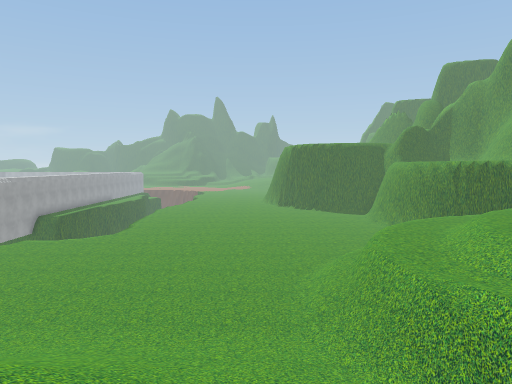
view 1 (above)

24 first-person views from a walk through a 3-D level made in the Unity game engine. The camera is 1.3 m above the floor, tilts 4° down and sees 70° across. The floor is counted in squares, 2 m on a side. Each view is taken from the middle of a square. On the plan, view 1 faces up. The plan holds only what a view shows up to about 11 squares ahead; the rest is blank. The place goes on beyond the plan. Some animated figures are left out. Some surface patterns are stand-ins.

view 2
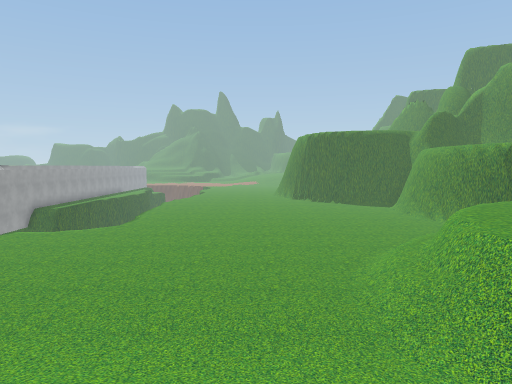

view 3
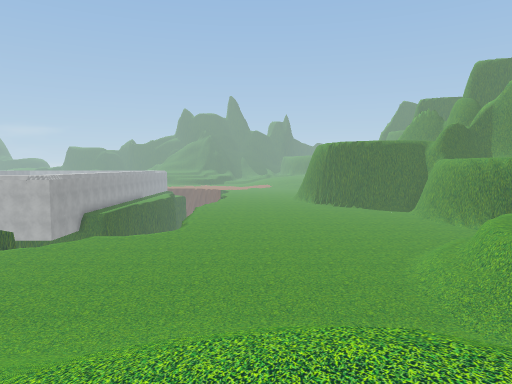

view 4
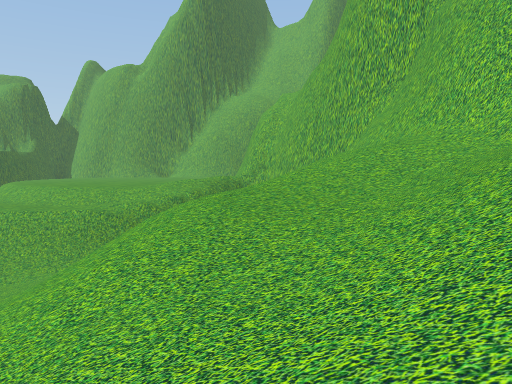

view 5
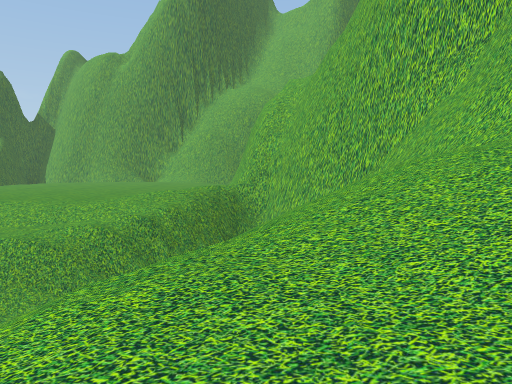

view 6
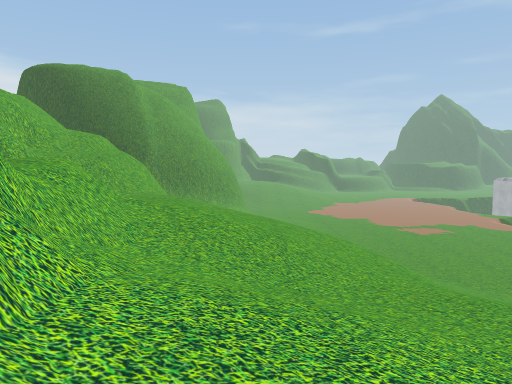

view 7
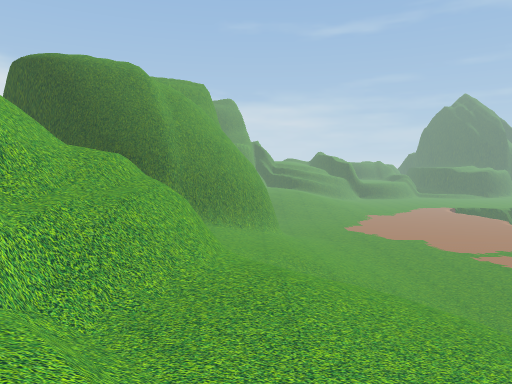

view 8
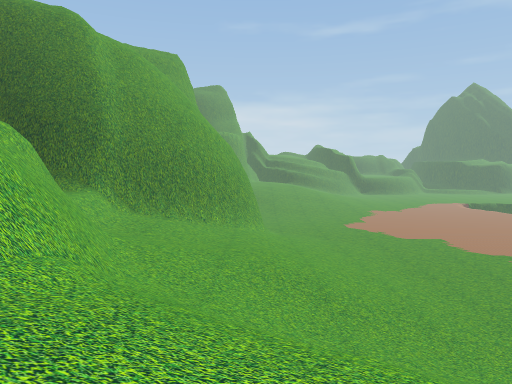

view 9
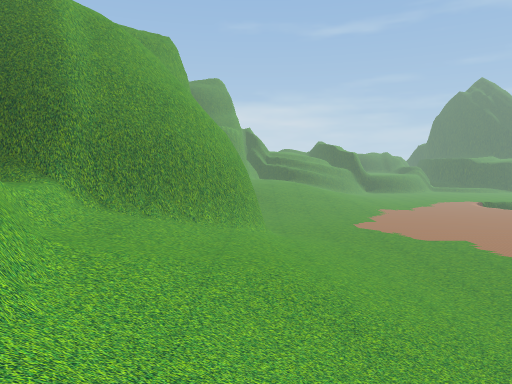

view 10
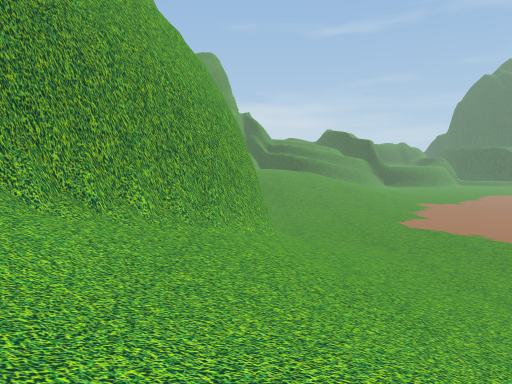

view 11
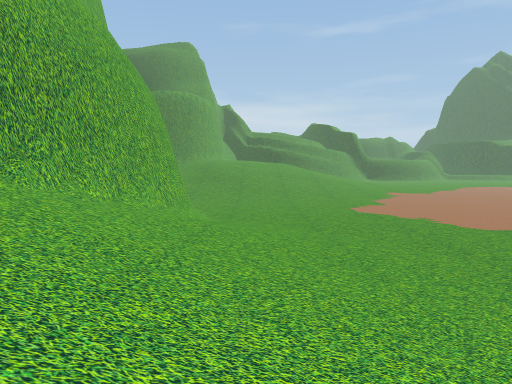

view 12
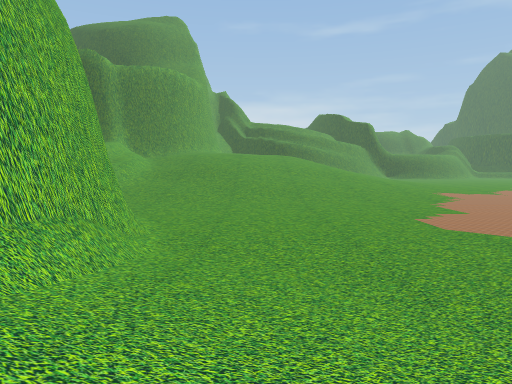

view 13
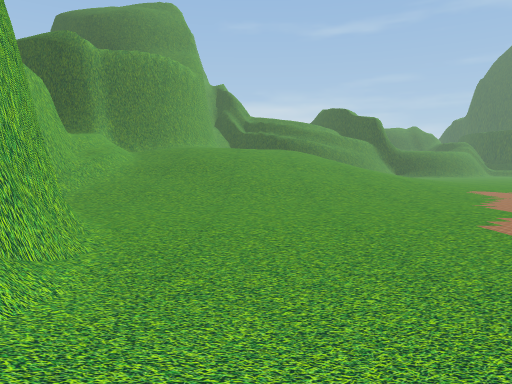

view 14
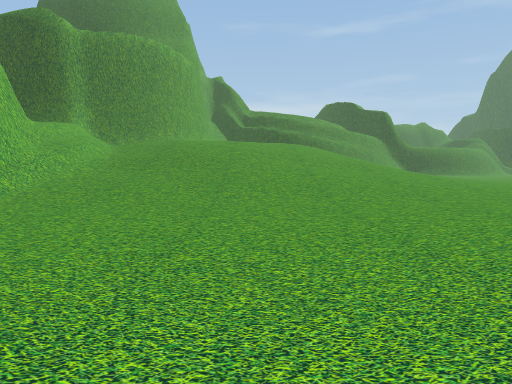

view 15
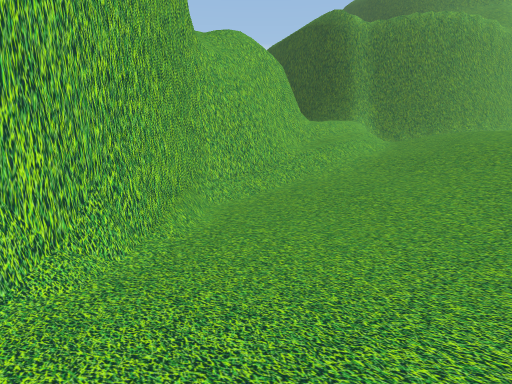

view 16
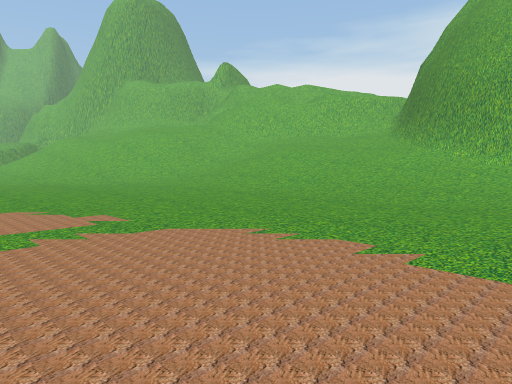

view 17
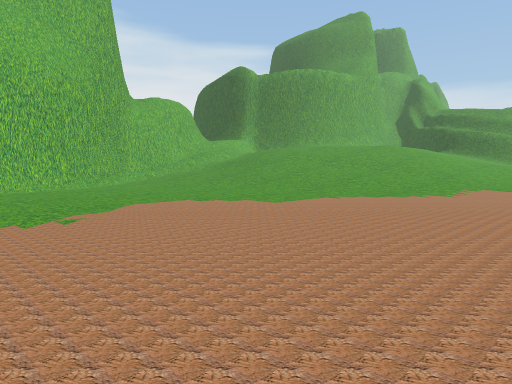

view 18
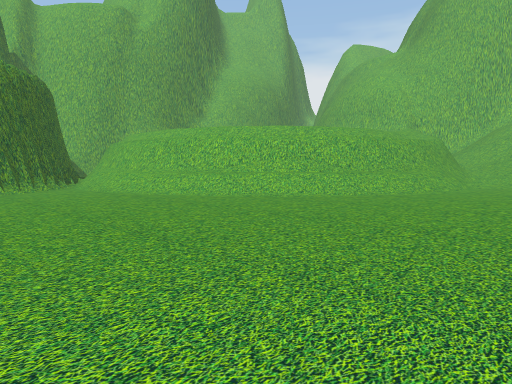

view 19
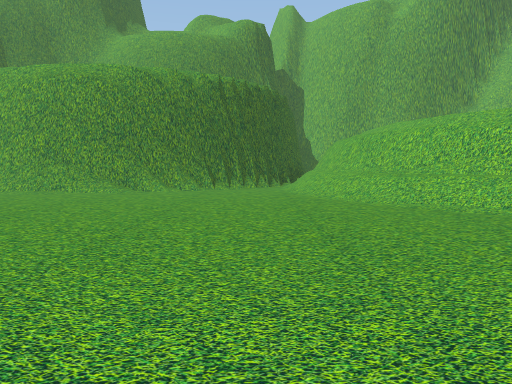

view 20
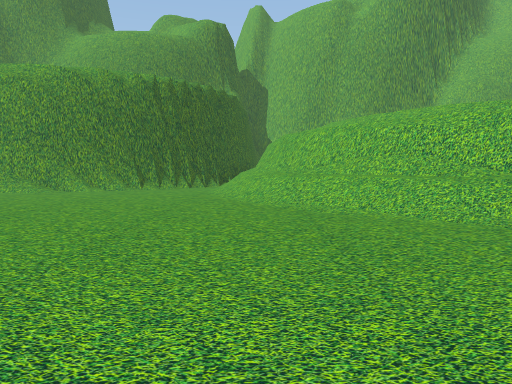

view 21
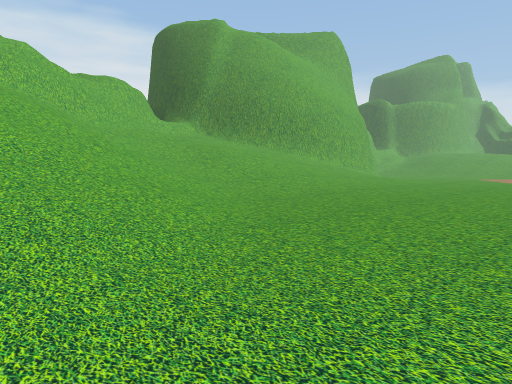

view 22
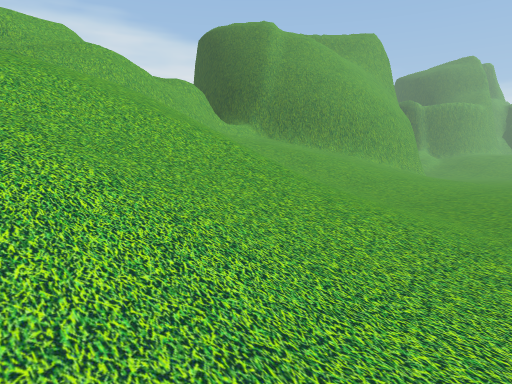

view 23
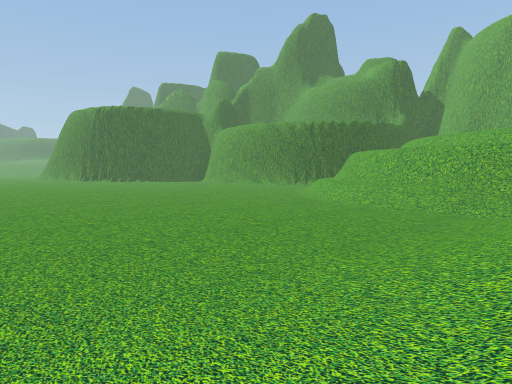

view 24
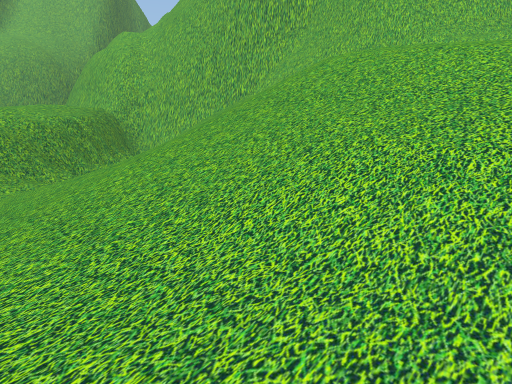

### Floor plan
Key: @ floor where view 1 was taken; # wall or solid block; . main floor; : floor 1.5 m higher than the main floor; + floor 3.25 m higher than the main floor; * floor 4.75 m higher than the main floor; % floor 8 m higher than the main floor; / step, stairs or slope; = window, fence, low wall or low ledge; ^ raised ledge.
Columns run from 36 left of view 1 to 9 right of it. Each row starts with its distance up from view 1.
 20                                        ....##
 19                                   ..........#
 18                                .. ..........##
 17                                ..............#
 16                                ..............#
 15                                .............//
 14                                ..........///##
 13                             ............//###
 12                             .........../###
 11                           ............//##
 10                           ............/##
  9         .......           ............/##
  8    .................     ............//^#
  7 ...................................../###
  6 ......................................###
  5 ..........................././/////////#
  4 .........................//////////////#
  3 ........................////////////   ##
  2 :.......................////////////   /##
  1 /:..................././////////***///  /#
  0 /:..............::////://///////**//@/ ###
 -1 /:........../////////////////*/////*//##
 -2 :/......#######/:::::///////**/**/#####
 -3 :/.....##     ##/:::://////**** //#
 -4 ://..###       ##/+++//##==//*/  ##
 -5 ::####          ##++/##==//%/=/
 -6 /##              ##/##=/  //##
 -7                  ##/      //#

Where each view was taken, in squares from view 1:
view 1: 0 up, 0 right, facing up
view 2: 2 up, 1 left, facing up
view 3: 0 up, 3 left, facing up
view 4: 1 up, 7 left, facing right
view 5: 1 up, 4 left, facing right
view 6: 1 down, 0 right, facing left
view 7: 3 down, 4 left, facing left
view 8: 2 down, 8 left, facing left
view 9: 2 down, 10 left, facing left
view 10: 2 down, 16 left, facing left
view 11: 0 up, 17 left, facing left
view 12: 0 up, 22 left, facing left
view 13: 0 up, 24 left, facing left
view 14: 0 up, 26 left, facing left
view 15: 0 up, 28 left, facing down-left
view 16: 9 up, 25 left, facing down-right
view 17: 9 up, 25 left, facing down-left
view 18: 19 up, 2 left, facing down-right
view 19: 16 up, 2 left, facing right
view 20: 14 up, 2 left, facing right
view 21: 8 up, 8 left, facing down-left
view 22: 6 up, 6 left, facing down-left
view 23: 5 up, 7 left, facing up-right
view 24: 6 up, 5 left, facing down-right
